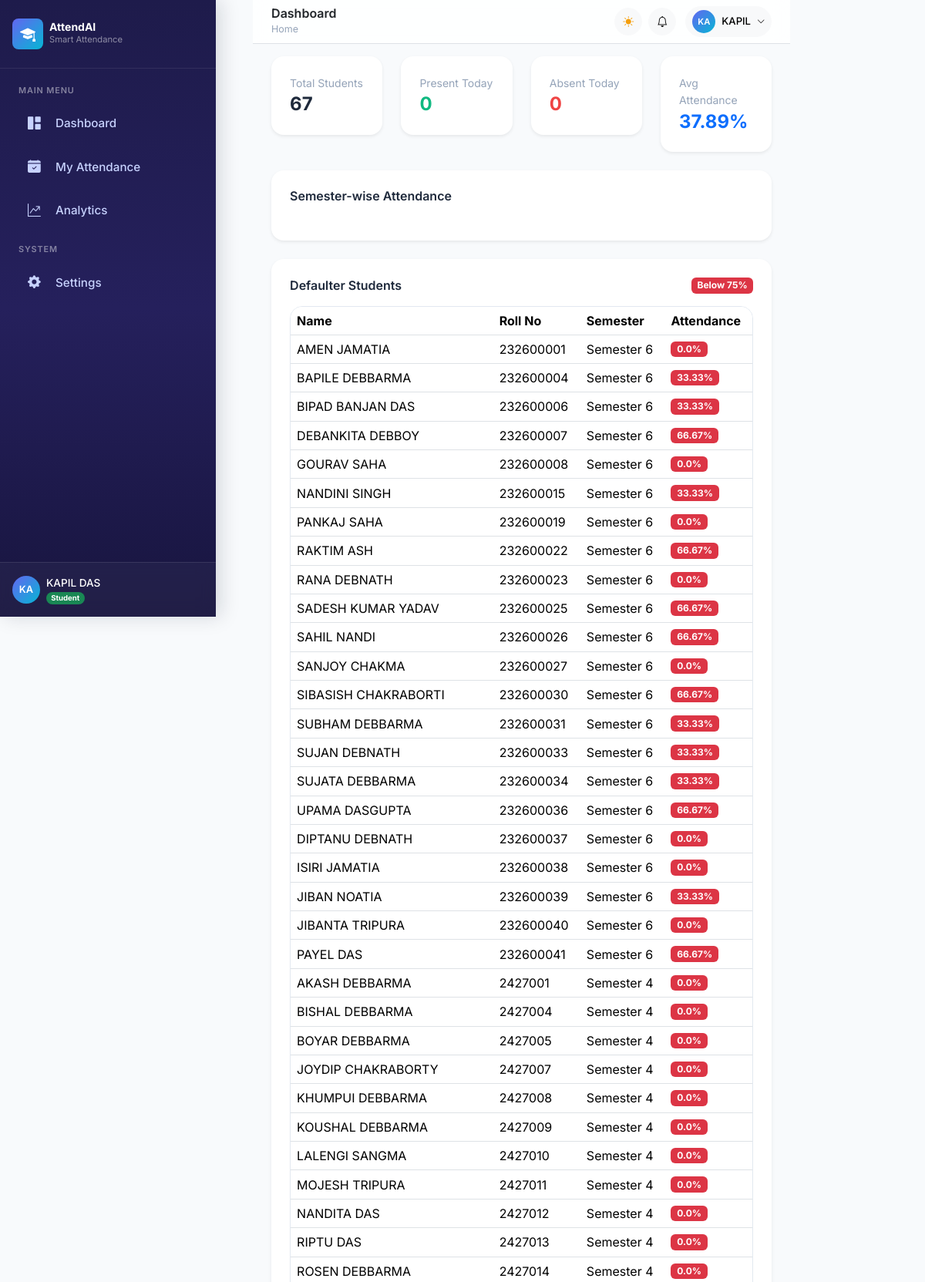
Screenshot of /analytics/ (signed in, upper part) with the database file from the repository.
### app/models/user.py (models this page shows, shortened)
class User(UserMixin, db.Model):
    __tablename__ = 'users'
    id = db.Column(db.Integer, primary_key=True)
    email = db.Column(db.String(120), unique=True, nullable=False, index=True)
    password_hash = db.Column(db.String(256), nullable=False)
    full_name = db.Column(db.String(100), nullable=False)
    phone = db.Column(db.String(20), nullable=True)
    avatar = db.Column(db.String(255), nullable=True)
    role = db.Column(db.String(20), nullable=False, default='teacher') # 'admin', 'teacher', 'student'
    is_active = db.Column(db.Boolean, default=True, nullable=False)
    created_at = db.Column(db.DateTime, default=datetime.utcnow, nullable=False)
    last_login = db.Column(db.DateTime, nullable=True)
    theme_preference = db.Column(db.String(10), default='light', nullable=False)

### app/models/student.py (models this page shows, shortened)
class Student(db.Model):
    __tablename__ = 'students'
    id = db.Column(
        db.Integer,
        primary_key=True
    )
    user_id = db.Column(
        db.Integer,
        db.ForeignKey('users.id'),
        nullable=True
    )  # Linked User account
    name = db.Column(
        db.String(100),
        nullable=False
    )
    roll_number = db.Column(
        db.String(50),
        unique=True,
        nullable=False
    )
    registration_number = db.Column(
        db.String(50),
        unique=True,
        nullable=False
    )
    email = db.Column(
        db.String(120),
        nullable=True
    )
    phone = db.Column(
        db.String(20),
        nullable=True
    )
    section_id = db.Column(
        db.Integer,
        db.ForeignKey('sections.id'),
        nullable=False
    )
    department_id = db.Column(
        db.Integer,
        db.ForeignKey('departments.id'),
        nullable=False
    )
    is_active = db.Column(
        db.Boolean,
        default=True,
        nullable=False
    )
    created_at = db.Column(
        db.DateTime,
        default=datetime.utcnow,
        nullable=False
    )
    user = db.relationship(
        'User',
        backref=db.backref(
            'student_profile',
            uselist=False
        )
    )
    attendances = db.relationship(
        'Attendance',
        backref='student',
        lazy='dynamic',
        cascade='all, delete-orphan'
    )
    def get_attendance_percentage(
        self,
        section_subject_id=None
    ):
        from app.models.attendance import Attendance
        query = Attendance.query.filter_by(
            student_id=self.id
        )
        if section_subject_id:
            query = query.filter_by(
                section_subject_id=section_subject_id
            )
        total = query.count()
        if total == 0:
            return 0.0
        present = query.filter_by(
            status='present'
        ).count()
        return round(
            (present / total) * 100,
            2
        )

### app/blueprints/analytics.py (the view)
@analytics_bp.route('/')
@login_required
def dashboard():
    total_students = Student.query.filter_by(
        is_active=True
    ).count()
    today = date.today()
    present_today = Attendance.query.filter_by(
        date=today,
        status='present'
    ).count()
    absent_today = Attendance.query.filter_by(
        date=today,
        status='absent'
    ).count()
    total_records = Attendance.query.count()
    present_records = Attendance.query.filter_by(
        status='present'
    ).count()
    average_attendance = (
        round(
            (present_records / total_records) * 100,
            2
        )
        if total_records > 0 else 0
    )
    semester_stats = []
    semesters = Semester.query.all()
    for sem in semesters:
        records = (
            Attendance.query
            .join(Student)
            .join(Student.section)
            .filter_by(semester_id=sem.id)
            .all()
        )
        total = len(records)
        present = len([
            r for r in records
            if r.status == 'present'
        ])
        percentage = (
            round((present / total) * 100, 2)
            if total > 0 else 0
        )
        semester_stats.append({
            'semester': f'Sem {sem.number}',
            'attendance': percentage
        })
    students = Student.query.filter_by(
        is_active=True
    ).all()
    defaulters = []
    good_students = []
    for student in students:
        print(student.name, student.get_attendance_percentage())
        percentage = (
            student.get_attendance_percentage()
        )
        student_data = {
            'name': student.name,
            'roll': student.roll_number,
            'semester':
                student.section.semester.number,
            'attendance':
                percentage
        }
        if percentage < 75:
            defaulters.append(
                student_data
            )
        else:
            good_students.append(
                student_data
            )
    return render_template(
        'analytics/dashboard.html',
        total_students=total_students,
        present_today=present_today,
        absent_today=absent_today,
        average_attendance=average_attendance,
        semester_stats=semester_stats,
        defaulters=defaulters,
        good_students=good_students
    )

### app/templates/analytics/dashboard.html (shortened to what this page needs)
{% extends "base.html" %}
{% block content %}
<div class="row g-4 mb-4">
    <div class="col-md-3">
        <div class="card p-4 shadow-sm border-0 rounded-4">
            <small class="text-muted">
                Total Students
            </small>
            <h2 class="fw-bold mb-0">
                {{ total_students }}
            </h2>
        </div>
    </div>
    <div class="col-md-3">
        <div class="card p-4 shadow-sm border-0 rounded-4">
            <small class="text-muted">
                Present Today
            </small>
            <h2 class="fw-bold text-success mb-0">
                {{ present_today }}
            </h2>
        </div>
    </div>
    <div class="col-md-3">
        <div class="card p-4 shadow-sm border-0 rounded-4">
            <small class="text-muted">
                Absent Today
            </small>
            <h2 class="fw-bold text-danger mb-0">
                {{ absent_today }}
            </h2>
        </div>
    </div>
    <div class="col-md-3">
        <div class="card p-4 shadow-sm border-0 rounded-4">
            <small class="text-muted">
                Avg Attendance
            </small>
            <h2 class="fw-bold text-primary mb-0">
                {{ average_attendance }}%
            </h2>
        </div>
    </div>
</div>
<div class="card p-4 mb-4 rounded-4 border-0 shadow-sm">
    <h5 class="fw-semibold mb-4">
        Semester-wise Attendance
    </h5>
</div>
<div class="card p-4 rounded-4 border-0 shadow-sm">
    <div class="d-flex justify-content-between align-items-center mb-3">
        <h5 class="fw-semibold mb-0">
            Defaulter Students
        </h5>
        <span class="badge bg-danger">
            Below 75%
        </span>
    </div>
    {% if defaulters %}
    <div class="table-responsive">
        <table class="table table-hover align-middle">
            <thead>
                <tr>
                    <th>Name</th>
                    <th>Roll No</th>
                    <th>Semester</th>
                    <th>Attendance</th>
                </tr>
            </thead>
            <tbody>
                {% for s in defaulters %}
                <tr>
                    <td>{{ s.name }}</td>
                    <td>{{ s.roll }}</td>
                    <td>Semester {{ s.semester }}</td>
                    <td>
                        <span class="badge bg-danger">
                            {{ s.attendance }}%
                        </span>
                    </td>
                </tr>
                {% endfor %}
            </tbody>
        </table>
    </div>
    {% endif %}
</div>
{% endblock %}

### app/templates/components/sidebar.html (shortened to what this page needs)
<aside class="app-sidebar" id="appSidebar">
    <div class="sidebar-brand d-flex align-items-center gap-2 px-3 py-4">
        <div class="brand-icon d-flex align-items-center justify-content-center rounded-3" style="width:40px;height:40px;background:linear-gradient(135deg,#6366f1,#06b6d4);">
            <i class="bi bi-mortarboard-fill text-white fs-5"></i>
        </div>
        <div class="brand-text">
            <h6 class="mb-0 text-white fw-bold">AttendAI</h6>
            <small class="text-white-50" style="font-size:0.7rem;">Smart Attendance</small>
        </div>
    </div>
    <nav class="sidebar-nav flex-grow-1 px-2 py-2">
        <div class="nav-section">
            <span class="nav-section-label text-uppercase text-white-50 px-3 mb-2 d-block" style="font-size:0.65rem;letter-spacing:0.08em;">Main Menu</span>
            {% if current_user.role == 'admin' %}
            <a href="{{ url_for('admin.dashboard') }}" class="sidebar-link {{ 'active' if request.endpoint == 'admin.dashboard' }}">
                <i class="bi bi-grid-1x2-fill"></i><span>Dashboard</span>
            </a>
            <a href="{{ url_for('admin.departments') }}" class="sidebar-link {{ 'active' if request.endpoint == 'admin.departments' }}">
                <i class="bi bi-building"></i><span>Departments</span>
            </a>
            <a href="{{ url_for('admin.programs') }}" class="sidebar-link {{ 'active' if request.endpoint == 'admin.programs' }}">
                <i class="bi bi-journal-bookmark-fill"></i><span>Programs</span>
            </a>
            <a href="{{ url_for('admin.semesters') }}"
                class="sidebar-link {{ 'active' if request.endpoint == 'admin.semesters' }}">
                <i class="bi bi-calendar3"></i>
                <span>Semesters</span>
            </a>
            <a href="{{ url_for('admin.sections') }}"
                class="sidebar-link {{ 'active' if request.endpoint == 'admin.sections' }}">
                <i class="bi bi-grid-3x3-gap-fill"></i>
                <span>Sections</span>
            </a>
            <a href="{{ url_for('admin.subjects') }}" class="sidebar-link {{ 'active' if request.endpoint == 'admin.subjects' }}">
                <i class="bi bi-book-half"></i><span>Subjects</span>
            </a>
            <a href="{{ url_for('admin.assignments') }}"class="sidebar-link {{ 'active' if request.endpoint == 'admin.assignments' }}">
                <i class="bi bi-diagram-3-fill"></i>
                <span>Assignments</span>
            </a>
            <a href="{{ url_for('admin.teachers') }}" class="sidebar-link {{ 'active' if request.endpoint == 'admin.teachers' }}">
                <i class="bi bi-person-workspace"></i><span>Teachers</span>
            </a>
            </a>
            <a href="{{ url_for('analytics.dashboard') }}" class="sidebar-link {{ 'active' if request.endpoint == 'analytics.dashboard' }}">
                <i class="bi bi-graph-up-arrow"></i><span>Analytics</span>
            </a>
            <a href="{{ url_for('reports.index') }}" class="sidebar-link {{ 'active' if request.endpoint == 'reports.index' }}">
                <i class="bi bi-file-earmark-bar-graph"></i><span>Reports</span>
            </a>
            <span class="nav-section-label text-uppercase text-white-50 px-3 mt-3 mb-2 d-block" style="font-size:0.65rem;letter-spacing:0.08em;">System</span>
            <a href="{{ url_for('admin.bulk_import') }}" class="sidebar-link {{ 'active' if request.endpoint == 'admin.bulk_import' }}">
                <i class="bi bi-cloud-upload-fill"></i><span>Bulk Import</span>
            </a>
            <a href="{{ url_for('settings.index') }}" class="sidebar-link {{ 'active' if request.endpoint == 'settings.index' }}">
                <i class="bi bi-gear-fill"></i><span>Settings</span>
            </a>
            {% elif current_user.role == 'student' %}
            <a href="{{ url_for('student_bp.dashboard') }}" class="sidebar-link {{ 'active' if request.endpoint == 'student_bp.dashboard' }}">
                <i class="bi bi-grid-1x2-fill"></i><span>Dashboard</span>
            </a>
            <a href="{{ url_for('student_bp.attendance') }}" class="sidebar-link {{ 'active' if request.endpoint == 'student_bp.attendance' }}">
                <i class="bi bi-calendar-check-fill"></i><span>My Attendance</span>
            </a>
            <a href="{{ url_for('student_bp.analytics') }}" class="sidebar-link {{ 'active' if request.endpoint == 'student_bp.analytics' }}">
                <i class="bi bi-graph-up-arrow"></i><span>Analytics</span>
            </a>
            <span class="nav-section-label text-uppercase text-white-50 px-3 mt-3 mb-2 d-block" style="font-size:0.65rem;letter-spacing:0.08em;">System</span>
            <a href="{{ url_for('settings.index') }}" class="sidebar-link {{ 'active' if request.endpoint == 'settings.index' }}">
                <i class="bi bi-gear-fill"></i><span>Settings</span>
            </a>
            {% endif %}
        </div>
    </nav>
    <div class="sidebar-user px-3 py-3 border-top border-white border-opacity-10">
        <div class="d-flex align-items-center gap-2">
            <div class="user-avatar d-flex align-items-center justify-content-center rounded-circle flex-shrink-0" style="width:36px;height:36px;background:linear-gradient(135deg,#6366f1,#06b6d4);font-size:0.8rem;font-weight:600;color:#fff;">
                {{ current_user.full_name[:2]|upper if current_user.full_name else 'U' }}
            </div>
            <div class="overflow-hidden">
                <div class="text-white text-truncate fw-medium" style="font-size:0.85rem;">{{ current_user.full_name or 'User' }}</div>
                <span class="badge rounded-pill {% if current_user.role == 'admin' %}bg-primary{% elif current_user.role == 'teacher' %}bg-info{% else %}bg-success{% endif %}" style="font-size:0.6rem;">
                    {{ current_user.role|capitalize }}
                </span>
            </div>
        </div>
    </div>
</aside>

### app/templates/components/navbar.html (shortened to what this page needs)
<header class="app-navbar sticky-top bg-white border-bottom px-4 py-2 d-flex align-items-center justify-content-between" style="z-index:1020;backdrop-filter:blur(12px);background:rgba(255,255,255,0.85)!important;">
    <div class="d-flex align-items-center gap-3">
        <div>
            <h5 class="mb-0 fw-semibold text-dark">{% block page_title %}Dashboard{% endblock %}</h5>
            <nav aria-label="breadcrumb" class="d-none d-md-block">
                <ol class="breadcrumb mb-0" style="font-size:0.78rem;">
                    <li class="breadcrumb-item"><a href="#" class="text-decoration-none text-muted">Home</a></li>
                </ol>
            </nav>
        </div>
    </div>
    <div class="d-flex align-items-center gap-2">
        <button class="btn btn-light btn-sm rounded-circle d-flex align-items-center justify-content-center" style="width:36px;height:36px;" onclick="toggleTheme()" id="themeToggleBtn" aria-label="Toggle theme">
            <i class="bi bi-sun-fill text-warning" id="themeIcon"></i>
        </button>
        <div class="dropdown">
            <button class="btn btn-light btn-sm rounded-circle d-flex align-items-center justify-content-center position-relative" style="width:36px;height:36px;" data-bs-toggle="dropdown" data-bs-auto-close="outside" aria-expanded="false" aria-label="Notifications">
                <i class="bi bi-bell"></i>
            </button>
        </div>
        <div class="dropdown ms-1">
            <button class="btn btn-light btn-sm rounded-pill d-flex align-items-center gap-2 px-2 py-1" data-bs-toggle="dropdown" aria-expanded="false">
                <div class="d-flex align-items-center justify-content-center rounded-circle" style="width:30px;height:30px;background:linear-gradient(135deg,#6366f1,#06b6d4);font-size:0.7rem;font-weight:600;color:#fff;">
                    {{ current_user.full_name[:2]|upper if current_user.full_name else 'U' }}
                </div>
                <span class="d-none d-md-inline fw-medium" style="font-size:0.82rem;">{{ current_user.full_name.split(' ')[0] if current_user.full_name else 'User' }}</span>
                <i class="bi bi-chevron-down" style="font-size:0.65rem;"></i>
            </button>
        </div>
    </div>
</header>

### rows the page displays
User: full_name "KA", full_name "KAPIL DAS", role "Student", full_name "KAPIL"
Student: name "AMEN JAMATIA", roll "232600001", semester "6", attendance "0.0"
Student: name "BAPILE DEBBARMA", roll "232600004", semester "6", attendance "33.33"
Student: name "BIPAD BANJAN DAS", roll "232600006", semester "6", attendance "33.33"
Student: name "DEBANKITA DEBBOY", roll "232600007", semester "6", attendance "66.67"
Student: name "GOURAV SAHA", roll "232600008", semester "6", attendance "0.0"
Student: name "NANDINI SINGH", roll "232600015", semester "6", attendance "33.33"
Student: name "PANKAJ SAHA", roll "232600019", semester "6", attendance "0.0"
Student: name "RAKTIM ASH", roll "232600022", semester "6", attendance "66.67"
Student: name "RANA DEBNATH", roll "232600023", semester "6", attendance "0.0"
Student: name "SADESH KUMAR YADAV", roll "232600025", semester "6", attendance "66.67"
Student: name "SAHIL NANDI", roll "232600026", semester "6", attendance "66.67"
Student: name "SANJOY CHAKMA", roll "232600027", semester "6", attendance "0.0"
Student: name "SIBASISH CHAKRABORTI", roll "232600030", semester "6", attendance "66.67"
Student: name "SUBHAM DEBBARMA", roll "232600031", semester "6", attendance "33.33"
Student: name "SUJAN DEBNATH", roll "232600033", semester "6", attendance "33.33"
Student: name "SUJATA DEBBARMA", roll "232600034", semester "6", attendance "33.33"
Student: name "UPAMA DASGUPTA", roll "232600036", semester "6", attendance "66.67"
Student: name "DIPTANU DEBNATH", roll "232600037", semester "6", attendance "0.0"
Student: name "ISIRI JAMATIA", roll "232600038", semester "6", attendance "0.0"
Student: name "JIBAN NOATIA", roll "232600039", semester "6", attendance "33.33"
Student: name "JIBANTA TRIPURA", roll "232600040", semester "6", attendance "0.0"
Student: name "PAYEL DAS", roll "232600041", semester "6", attendance "66.67"
Student: name "AKASH DEBBARMA", roll "2427001", semester "4", attendance "0.0"
Student: name "BISHAL DEBBARMA", roll "2427004", semester "4", attendance "0.0"
Student: name "BOYAR DEBBARMA", roll "2427005", semester "4", attendance "0.0"
Student: name "JOYDIP CHAKRABORTY", roll "2427007", semester "4", attendance "0.0"
Student: name "KHUMPUI DEBBARMA", roll "2427008", semester "4", attendance "0.0"
Student: name "KOUSHAL DEBBARMA", roll "2427009", semester "4", attendance "0.0"
Student: name "LALENGI SANGMA", roll "2427010", semester "4", attendance "0.0"
Student: name "MOJESH TRIPURA", roll "2427011", semester "4", attendance "0.0"
Student: name "NANDITA DAS", roll "2427012", semester "4", attendance "0.0"
Student: name "RIPTU DAS", roll "2427013", semester "4", attendance "0.0"
Student: name "ROSEN DEBBARMA", roll "2427014", semester "4", attendance "0.0"

### other values shown
{{ total_students }} "67"
{{ present_today }} "0"
{{ absent_today }} "0"
{{ average_attendance }} "37.89"
